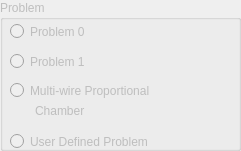
   <widget class="QGroupBox" name="groupBox_2">
    <property name="enabled">
     <bool>false</bool>
    </property>
    <property name="geometry">
     <rect>
      <x>10</x>
      <y>110</y>
      <width>241</width>
      <height>151</height>
     </rect>
    </property>
    <property name="title">
     <string>Problem</string>
    </property>
    <widget class="QRadioButton" name="Problem0">
     <property name="geometry">
      <rect>
       <x>10</x>
       <y>20</y>
       <width>112</width>
       <height>23</height>
      </rect>
     </property>
     <property name="text">
      <string>Problem 0</string>
     </property>
    </widget>
    <widget class="QRadioButton" name="Problem1">
     <property name="geometry">
      <rect>
       <x>10</x>
       <y>50</y>
       <width>112</width>
       <height>23</height>
      </rect>
     </property>
     <property name="text">
      <string>Problem 1</string>
     </property>
    </widget>
    <widget class="QRadioButton" name="UD">
     <property name="geometry">
      <rect>
       <x>10</x>
       <y>130</y>
       <width>211</width>
       <height>23</height>
      </rect>
     </property>
     <property name="text">
      <string>User Defined Problem</string>
     </property>
    </widget>
    <widget class="QRadioButton" name="Problem2_2">
     <property name="geometry">
      <rect>
       <x>10</x>
       <y>80</y>
       <width>211</width>
       <height>21</height>
      </rect>
     </property>
     <property name="text">
      <string>Multi-wire Proportional </string>
     </property>
    </widget>
    <widget class="QLabel" name="label">
     <property name="geometry">
      <rect>
       <x>35</x>
       <y>100</y>
       <width>71</width>
       <height>21</height>
      </rect>
     </property>
     <property name="text">
      <string>Chamber</string>
     </property>
    </widget>
   </widget>
